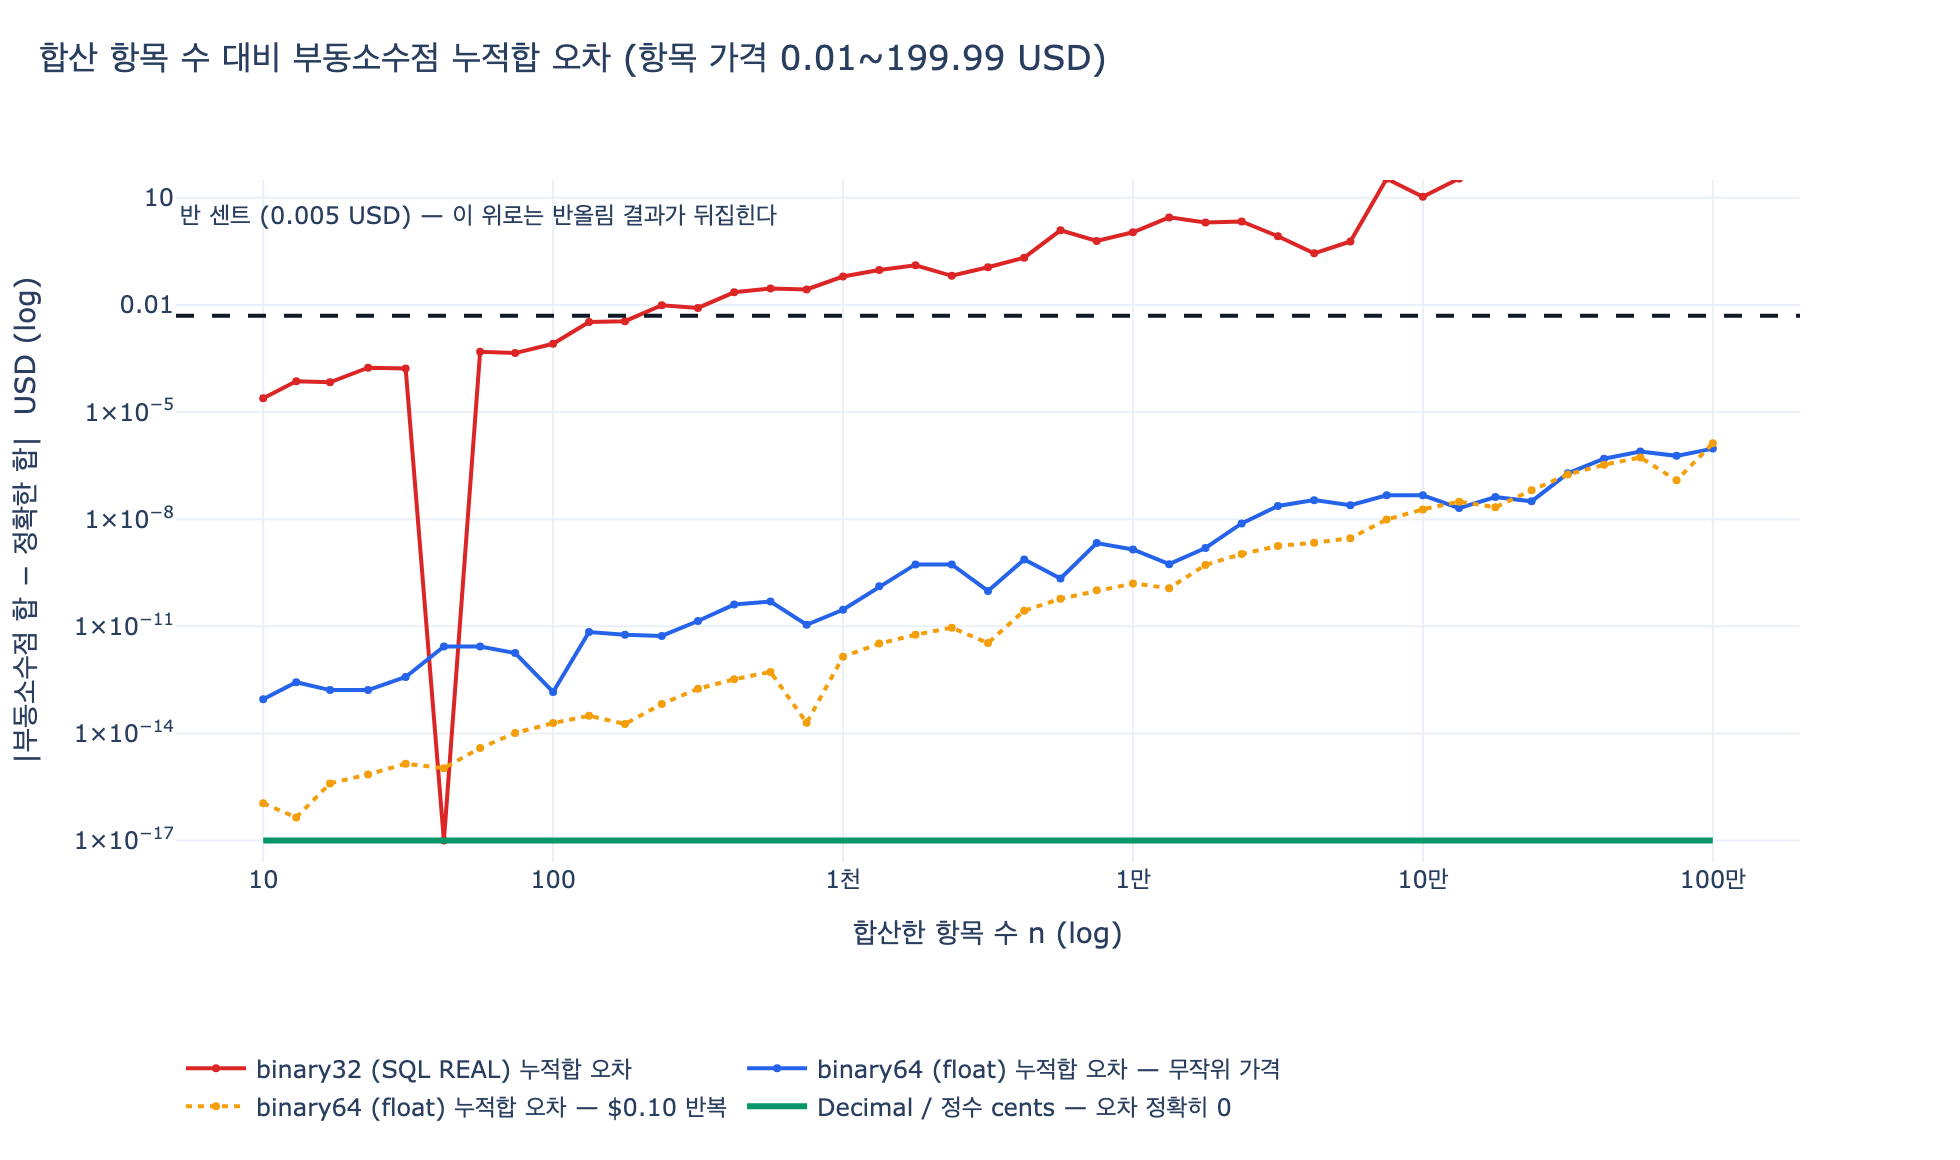

Source code (Python):
# 필요 패키지: plotly, kaleido  (pip install plotly kaleido)
# 표준 라이브러리 decimal / fractions 만으로도 대부분의 셀은 실행 가능하다.

# %% [markdown]
# # 왜 `Order.total` / `Product.price` 는 `decimal (USD)` 인가
#
# 이 노트북은 두 가지를 실험으로 확인한다.
#
# 1. **왜 `decimal`인가** — IEEE 754 이진 부동소수점은 `0.1`, `19.99` 같은 십진 소수를
#    정확히 표현하지 못하고, 그 오차가 합산·정산 과정에서 누적된다.
# 2. **왜 `(USD)`인가** — 단위 없는 수치는 비교·집계가 성립하지 않는다.
#    통화를 타입 메타데이터로 못 박아야 서로 다른 통화가 한 컬럼에 섞이지 않는다.

# %%
from decimal import Decimal, getcontext, ROUND_HALF_EVEN, ROUND_HALF_UP
from fractions import Fraction
import random


def _show(fig):
    try:
        from IPython import get_ipython
        if get_ipython() is not None:
            fig.show()
    except ImportError:
        pass


print("준비 완료")
# 출력: 준비 완료

# %% [markdown]
# ## 1. 이진 부동소수점은 십진 소수를 담지 못한다
#
# IEEE 754 `binary64`(파이썬 `float`)는 값을 다음 꼴로만 표현한다.
#
# $$x = (-1)^{s}\;\times\;\left(1 + \sum_{i=1}^{52} b_i 2^{-i}\right)\;\times\;2^{e}$$
#
# 즉 **분모가 $2$의 거듭제곱인 유리수**만 정확히 표현된다.
# $0.1 = \dfrac{1}{10} = \dfrac{1}{2 \cdot 5}$ 는 분모에 소인수 $5$가 있으므로
# 유한한 이진 소수로 쓸 수 없다. 반면 `Decimal`은 분모가 $10$의 거듭제곱인
# $x = m \times 10^{-k}$ 를 정확히 표현하므로, 화폐 금액(센트 단위 = $10^{-2}$)이
# 손실 없이 들어간다.

# %%
print("0.1 + 0.2       =", 0.1 + 0.2)
print("== 0.3 ?        ", 0.1 + 0.2 == 0.3)
print("float 0.1 의 실제 값:", Decimal(0.1))
print("float 19.99 의 실제 값:", Decimal(19.99))
# 출력: 0.1 + 0.2       = 0.30000000000000004
# 출력: == 0.3 ?         False
# 출력: float 0.1 의 실제 값: 0.1000000000000000055511151231257827021181583404541015625
# 출력: float 19.99 의 실제 값: 19.989999999999998436805981327779591083526611328125

# %%
# Decimal 은 "사람이 쓴 십진 문자열"을 그대로 보존한다.
print("Decimal('0.1') + Decimal('0.2') =", Decimal("0.1") + Decimal("0.2"))
print("== Decimal('0.3') ?             ", Decimal("0.1") + Decimal("0.2") == Decimal("0.3"))
# 주의: Decimal(0.1) 처럼 float 을 넘기면 이미 오염된 값이 들어온다.
print("Decimal(0.1) == Decimal('0.1') ?", Decimal(0.1) == Decimal("0.1"))
# 출력: Decimal('0.1') + Decimal('0.2') = 0.3
# 출력: == Decimal('0.3') ?              True
# 출력: Decimal(0.1) == Decimal('0.1') ? False

# %% [markdown]
# ## 2. 오차는 "보이지 않다가" 합산에서 드러난다
#
# `Order.total`은 장바구니 항목들의 합이다. 항목 하나의 오차는 $10^{-16}$ 수준이지만,
# $n$개를 더하면 오차는 대략
#
# $$|E_n| \lesssim (n-1)\,\varepsilon \sum_{i=1}^{n} |x_i|, \qquad \varepsilon = 2^{-53} \approx 1.11 \times 10^{-16}$$
#
# 까지 커질 수 있다(실제로는 부호가 상쇄되어 $\sqrt{n}$ 정도로 자라는 경우가 많다).
# 문제는 크기가 아니라 **경계**다. 오차가 반 센트($0.005$)를 넘는 순간 반올림 결과가
# 뒤집혀, 정산 금액이 1센트 어긋난다.

# %%
# Product.price = 0.10 USD 인 상품을 100개 담은 Shopping-Cart
prices_float = [0.10] * 100
prices_dec = [Decimal("0.10")] * 100

subtotal_float = sum(prices_float)
subtotal_dec = sum(prices_dec)

print("float   subtotal:", repr(subtotal_float))
print("Decimal subtotal:", subtotal_dec)
print("float == 10.0 ? ", subtotal_float == 10.0)
print("절대 오차       :", Decimal(subtotal_float) - Decimal("10"))
# 출력: float   subtotal: 9.99999999999998
# 출력: Decimal subtotal: 10.00
# 출력: float == 10.0 ?  False
# 출력: 절대 오차       : -1.9539925233402755E-14

# %%
# 더 현실적인 케이스: 소수 둘째 자리 가격 100개 (seed 고정)
random.seed(7)
prices = [Decimal(random.randrange(1, 20000)) / 100 for _ in range(100)]

total_dec = sum(prices)                       # 정확한 합
total_float = sum(float(p) for p in prices)   # float 누적 합

print("Decimal total:", total_dec)
print("float   total:", repr(total_float))
print("차이         :", Decimal(total_float) - total_dec)
print("2자리 반올림 비교:",
      total_dec.quantize(Decimal("0.01")),
      "vs", round(total_float, 2))
# 출력: Decimal total: 10689.45
# 출력: float   total: 10689.449999999995
# 출력: 차이         : -4.729372449219226837158203125E-12
# 출력: 2자리 반올림 비교: 10689.45 vs 10689.45
#
# 이 규모에서는 반올림 결과가 아직 같다. 바로 이 점이 함정이다 —
# float 금액은 "대개 맞다가" 항목 수·금액 규모가 커지면 조용히 틀린다.

# %% [markdown]
# ## 3. 반 센트를 넘기면 실제로 금액이 바뀐다
#
# 오차 자체보다 위험한 것은 **반올림 경계 근처의 값**이다.
# `x.xx5` 형태의 중간값은 float 으로 저장되는 순간 이미 위/아래로 치우쳐 있어서,
# "정확히 절반이면 올림" 같은 회계 규칙이 무력화된다.

# %%
cases = ["2.675", "1.005", "8.835", "0.125"]
for s in cases:
    f = float(s)
    print(f"{s:>6}  float실제값={Decimal(f):.20f}  round(f,2)={round(f, 2):<6}"
          f"  Decimal HALF_UP={Decimal(s).quantize(Decimal('0.01'), ROUND_HALF_UP)}")
# 출력:  2.675  float실제값=2.67499999999999982236  round(f,2)=2.67    Decimal HALF_UP=2.68
# 출력:  1.005  float실제값=1.00499999999999989342  round(f,2)=1.0     Decimal HALF_UP=1.01
# 출력:  8.835  float실제값=8.83500000000000085265  round(f,2)=8.84    Decimal HALF_UP=8.84
# 출력:  0.125  float실제값=0.12500000000000000000  round(f,2)=0.12    Decimal HALF_UP=0.13
#
# 2.675, 1.005 는 float 으로 저장되는 순간 이미 "절반보다 아래"라서 내림된다.
# 0.125 는 이진수로 정확히 표현되는(1/8) 진짜 중간값이라 파이썬 round() 의
# 은행가 반올림이 적용되어 0.12 가 된다 — 규칙 자체가 달라진다.

# %% [markdown]
# ## 4. 반올림 모드: `ROUND_HALF_EVEN` vs `ROUND_HALF_UP`
#
# `Decimal`은 오차가 없는 대신, **반올림 규칙을 명시적으로 선택**하게 만든다.
#
# - `ROUND_HALF_UP` — 정확히 절반이면 항상 올림. 소비자 청구서·세금계산서 관행.
# - `ROUND_HALF_EVEN` (banker's rounding, 파이썬 `Decimal` 기본값) — 절반이면 짝수 쪽으로.
#   대량 집계 시 올림/내림이 균형을 이뤄 **편향(bias)이 0에 수렴**한다.
#
# 기대 편향은 대략
#
# $$\mathbb{E}[\text{HALF\_UP bias}] = +\tfrac{1}{2}\times 10^{-2} \times P(\text{tie}), \qquad
#   \mathbb{E}[\text{HALF\_EVEN bias}] \approx 0$$

# %%
ties = [Decimal(f"{n}.{d}5") for n in range(1, 6) for d in range(0, 10)]
up = sum(t.quantize(Decimal("0.1"), ROUND_HALF_UP) for t in ties)
even = sum(t.quantize(Decimal("0.1"), ROUND_HALF_EVEN) for t in ties)
exact = sum(ties)

print("정확한 합       :", exact)
print("HALF_UP   합    :", up, " 편향:", up - exact)
print("HALF_EVEN 합    :", even, " 편향:", even - exact)
# 출력: 정확한 합       : 175.00
# 출력: HALF_UP   합    : 177.5  편향: 2.50
# 출력: HALF_EVEN 합    : 175.0  편향: 0.00
#
# 50건의 중간값만으로도 HALF_UP 은 +2.50 을 만들어낸다. 건수가 늘수록 선형으로 커진다.

# %% [markdown]
# ## 5. 대안: 정수 minor unit(cents) 저장
#
# `decimal` 대신 **금액을 최소 통화 단위 정수로 저장**하는 방식도 널리 쓰인다
# (Stripe 등 결제 API의 `amount` 필드가 이 방식이다).
#
# $$\text{price}_{\text{USD}} = \frac{\text{price\_cents}}{100}$$
#
# | 방식 | 정확도 | 나눗셈/세금 계산 | 스키마 가독성 | 통화 표현 |
# |---|---|---|---|---|
# | `float` | ✗ 손실 | 오차 누적 | 좋음 | 없음 |
# | `decimal(USD)` | ✓ 십진 정확 | 스케일·반올림 모드 명시 필요 | 좋음 | 타입에 포함 |
# | `integer cents` | ✓ 완전 정확 | 나눗셈 시 몫/나머지 직접 처리 | 단위 오해 위험 | 별도 컬럼 필요 |
#
# 온톨로지 스키마에서 `decimal (USD)`를 쓰는 이유는, **정확도와 "읽는 사람이 단위를
# 오해하지 않는 것"을 동시에** 만족시키기 때문이다. `19.99`가 달러인지 센트인지
# 헷갈릴 여지가 없다.

# %%
def split_evenly(total_cents: int, n: int) -> list[int]:
    """총액을 n명에게 1센트도 잃지 않고 분배한다."""
    q, r = divmod(total_cents, n)
    return [q + (1 if i < r else 0) for i in range(n)]


order_total = Decimal("100.00")
cents = int(order_total * 100)
parts = split_evenly(cents, 3)

print("주문 총액(cents):", cents)
print("3분할          :", parts, "합계:", sum(parts))
print("USD 환산       :", [Decimal(p) / 100 for p in parts])

# 순진하게 나눈 뒤 각자 반올림하면 1센트가 증발한다 (penny leak)
naive = [round(100.00 / 3, 2)] * 3
print("float 나눗셈 후 반올림:", naive, "합계:", sum(naive), "-> 손실:", 100.00 - sum(naive))
# 출력: 주문 총액(cents): 10000
# 출력: 3분할          : [3334, 3333, 3333] 합계: 10000
# 출력: USD 환산       : [Decimal('33.34'), Decimal('33.33'), Decimal('33.33')]
# 출력: float 나눗셈 후 반올림: [33.33, 33.33, 33.33] 합계: 99.99 -> 손실: 0.010000000000005116
#
# 손실값조차 0.01 이 아니라 0.010000000000005116 로 나온다.
# 정수 cents 방식은 divmod 의 나머지를 명시적으로 분배해 총액 보존을 보장한다.

# %% [markdown]
# ## 6. `(USD)`가 없으면 집계 자체가 의미를 잃는다
#
# 온톨로지에서 타입은 "저장 형식"이 아니라 **값이 무엇을 의미하는지에 대한 계약**이다.
# 숫자 $42$ 는 그 자체로 아무 뜻이 없다. 물리량은 언제나
#
# $$\text{quantity} = \text{numeric value} \times \text{unit}$$
#
# 이고, **같은 단위끼리만 덧셈·비교가 정의된다**(dimensional homogeneity).
# `Product.price : decimal` 만 있고 `(USD)`가 없으면
# `SUM(price)` 는 달러와 원과 엔을 아무 저항 없이 더해버린다.

# %%
class Money:
    """금액 = (십진 수치, 통화). 단위가 다르면 연산을 거부한다."""

    def __init__(self, amount, currency):
        self.amount = Decimal(amount)
        self.currency = currency

    def __add__(self, other):
        if self.currency != other.currency:
            raise TypeError(f"통화 불일치: {self.currency} + {other.currency}")
        return Money(self.amount + other.amount, self.currency)

    def __repr__(self):
        return f"{self.amount} {self.currency}"


raw = [("19.99", "USD"), ("25000", "KRW"), ("5.00", "USD")]

# (a) 단위를 버린 경우 — 조용히 틀린 합계가 나온다
naive_total = sum(Decimal(a) for a, _ in raw)
print("단위 없는 SUM(price):", naive_total, "  <- 19.99달러 + 25000원 + 5달러 ???")

# (b) 단위를 타입에 넣은 경우 — 즉시 실패한다
try:
    total = Money("0", "USD")
    for a, c in raw:
        total = total + Money(a, c)
except TypeError as e:
    print("Money 합산 실패:", e)

usd_only = [Money(a, c) for a, c in raw if c == "USD"]
print("USD 만 집계:", sum(usd_only[1:], usd_only[0]))
# 출력: 단위 없는 SUM(price): 25024.99   <- 19.99달러 + 25000원 + 5달러 ???
# 출력: Money 합산 실패: 통화 불일치: USD + KRW
# 출력: USD 만 집계: 24.99 USD

# %% [markdown]
# > `25024.99` 는 **어떤 통화로도 존재하지 않는 값**이다. 그런데 float/decimal 타입만
# > 보고는 이 결과가 틀렸다는 사실을 알아낼 방법이 없다. 오류가 "예외"가 아니라
# > "그럴듯한 숫자"로 나타나는 것이 단위 누락의 가장 위험한 점이다.

# %% [markdown]
# ## 7. 항목 수 대비 float 누적 오차의 성장
#
# 아래 그래프는 합산 항목 수 $n$ 을 늘려가며 부동소수점 누적합과 정확한 합의
# 절대 오차를 그린 것이다. 붉은 점선은 **반 센트($0.005$ USD)** — 이 선을 넘으면
# 반올림 결과가 실제로 1센트 이상 어긋난다.
#
# `binary32`(SQL 의 `REAL` / `FLOAT4`) 곡선을 함께 그린 이유는, 많은 스키마가
# "그냥 실수형"으로 32비트를 고르기 때문이다. $\varepsilon_{32} = 2^{-24} \approx 6\times10^{-8}$
# 이므로 수천 건만 모여도 반 센트 경계를 넘어버린다.

# %%
import struct
import plotly.graph_objects as go

getcontext().prec = 60


def f32(x):
    """binary32 로 반올림한 값을 돌려준다 (SQL REAL 컬럼 흉내)."""
    return struct.unpack("f", struct.pack("f", x))[0]


def error_curves(price_gen, ns, seed=11):
    rng = random.Random(seed)
    prices = [price_gen(rng) for _ in range(max(ns))]
    ns_set = set(ns)
    acc64, acc32, exact = 0.0, f32(0.0), Fraction(0)
    e64, e32 = [], []
    for i, p in enumerate(prices, start=1):
        acc64 += float(p)
        acc32 = f32(acc32 + f32(float(p)))
        exact += Fraction(p)
        if i in ns_set:
            e64.append(abs(float(Fraction(acc64) - exact)))
            e32.append(abs(float(Fraction(acc32) - exact)))
    return e64, e32


ns = sorted({n for n in (int(10 ** (k / 8)) for k in range(8, 49)) if n >= 10})

e64_rand, e32_rand = error_curves(lambda r: Decimal(r.randrange(1, 20000)) / 100, ns)
e64_dime, _ = error_curves(lambda r: Decimal("0.10"), ns)

FLOOR = 1e-17
fig = go.Figure()
fig.add_trace(go.Scatter(x=ns, y=[max(v, FLOOR) for v in e32_rand],
                         mode="lines+markers", name="binary32 (SQL REAL) 누적합 오차",
                         line=dict(color="#dc2626", width=2), marker=dict(size=4)))
fig.add_trace(go.Scatter(x=ns, y=[max(v, FLOOR) for v in e64_rand],
                         mode="lines+markers", name="binary64 (float) 누적합 오차 — 무작위 가격",
                         line=dict(color="#2563eb", width=2), marker=dict(size=4)))
fig.add_trace(go.Scatter(x=ns, y=[max(v, FLOOR) for v in e64_dime],
                         mode="lines+markers", name="binary64 (float) 누적합 오차 — $0.10 반복",
                         line=dict(color="#f59e0b", width=2, dash="dot"), marker=dict(size=4)))
fig.add_trace(go.Scatter(x=ns, y=[FLOOR] * len(ns),
                         mode="lines", name="Decimal / 정수 cents — 오차 정확히 0",
                         line=dict(color="#059669", width=3)))
fig.add_hline(y=0.005, line_dash="dash", line_color="#111827",
              annotation_text="반 센트 (0.005 USD) — 이 위로는 반올림 결과가 뒤집힌다",
              annotation_position="top left")

fig.update_layout(
    # 주의: plotly 제목/라벨에서 짝을 이룬 '$'는 LaTeX 수식으로 해석되므로 쓰지 않는다.
    title=dict(text="합산 항목 수 대비 부동소수점 누적합 오차 (항목 가격 0.01~199.99 USD)",
               x=0.02, y=0.96),
    xaxis=dict(title="합산한 항목 수 n (log)", type="log",
               tickvals=[10, 100, 1_000, 10_000, 100_000, 1_000_000],
               ticktext=["10", "100", "1천", "1만", "10만", "100만"]),
    yaxis=dict(title="|부동소수점 합 − 정확한 합|  USD (log)", type="log",
               range=[-17.6, 1.5],
               tickvals=[1e-17, 1e-14, 1e-11, 1e-8, 1e-5, 1e-2, 1e1],
               exponentformat="power"),
    legend=dict(orientation="h", y=-0.26, x=0),
    template="plotly_white",
    margin=dict(t=90, b=120),
    width=980, height=580,
)

_show(fig)

import os
_out = os.path.join(os.path.dirname(os.path.abspath(__file__)), "expy.png")
fig.write_image(_out, scale=2)
print("saved:", _out)
# 출력: saved: .../expy.png

# %% [markdown]
# ## 정리
#
# | 관찰 | 스키마 결정 |
# |---|---|
# | `0.1`, `19.99` 는 binary64 로 표현 불가 | 금액은 `float` 금지 |
# | 오차가 항목 수에 따라 자라 반 센트를 넘김 | 십진 정확 타입(`decimal`) 또는 정수 cents |
# | `x.xx5` 중간값이 float 에서 이미 치우침 | 반올림 모드(`HALF_UP` / `HALF_EVEN`)를 명시 |
# | 단위 없는 `SUM` 이 그럴듯한 오답을 냄 | 통화를 타입 메타데이터 `(USD)` 로 고정 |
#
# 그래서 `Order.total`, `Product.price`, `Shopping-Cart.subtotal`, `Buyer.totalSpent` 는
# 모두 **`decimal (USD)`** 로 선언된다. 네 속성이 같은 타입·같은 단위를 공유해야
# "카트 평균값 vs 주문 평균값", "생애 총 구매액" 같은 비교·집계가 성립한다.
